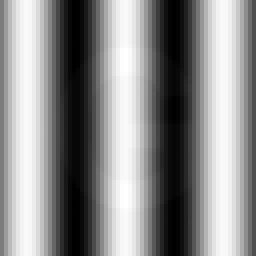
#> input picture CFT/Past_Onlines/21/Online_A1A2_FT/noisy_image.png, 64 x 64 px (shown 4 times larger)
$ python A.py
#> lines starting #> are read from the running program, lines starting #| are printed output that depends on the picture
import numpy as np
import matplotlib.pyplot as plt

# Load and preprocess the image
image = plt.imread('noisy_image.png')  # Replace with your image file path
#> image is the input picture: shape (64, 64, 4) float32; mean R, G, B, A 0.548, 0.548, 0.548, 1
# show the image
plt.figure()
plt.title('Original Image')
plt.imshow(image, cmap='gray')
plt.show()
if image.ndim == 3:
    image = np.mean(image, axis=2)  # Convert to grayscale
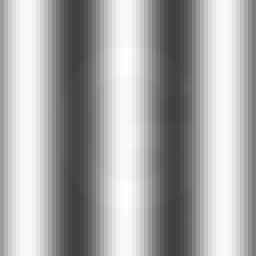
#> image: shape (64, 64) float32 (shown 4 times larger); min 0.25, max 1, mean 0.661
image = image / 255.0  # Normalize to range [0, 1]
print(image.shape)
#| (64, 64)
sample_rate = 1000

# ---------------------------------------------------------------------
# Step 1: Apply the (Discrete) Fourier Transform row by row.
# Each row of the image is a 1D signal; taking its FFT tells us which
# column-frequencies are present in that row.
# ---------------------------------------------------------------------
F = np.fft.fft(image, axis=1)          # FFT along each row
magnitude = np.abs(F)
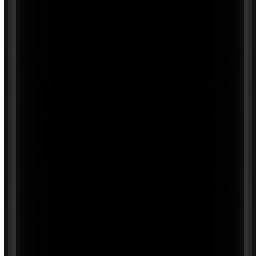
#> magnitude: shape (64, 64) float64 (shown 4 times larger); min 0.000161, max 0.167, mean 0.00569; drawn with min black and max white

# ---------------------------------------------------------------------
# Step 2: Figure out which frequencies are the noise.
# The secret letter is a smooth, low-frequency shape, so it only
# contributes strongly to the DC term and the very first frequency bin.
# The periodic vertical-stripe noise, on the other hand, shows up as a
# few sharp spikes sitting well above the rest of the spectrum.
# We find those spikes automatically by looking for bins (other than
# the DC bin) whose average magnitude across all rows is unusually
# high (mean + 2*std of the non-DC spectrum).
# ---------------------------------------------------------------------
avg_magnitude = np.mean(magnitude, axis=0)
#> avg_magnitude = 64 values, max 0.166 at index 0, min 0.000238 at index 29, mean 0.00569
avg_magnitude_no_dc = avg_magnitude.copy()
#> avg_magnitude_no_dc has the same summary as avg_magnitude
avg_magnitude_no_dc[0] = 0  # ignore the DC term when searching for noise

threshold = avg_magnitude_no_dc.mean() + 2 * avg_magnitude_no_dc.std()
#> threshold = 0.0175
noise_freqs = np.where(avg_magnitude_no_dc > threshold)[0]
#> noise_freqs = [2, 3, 61, 62]
print("Detected noise frequency bins:", noise_freqs)
#| Detected noise frequency bins: [ 2  3 61 62]

# ---------------------------------------------------------------------
# Step 3: Filter out the noise frequencies (notch filter) and invert.
# ---------------------------------------------------------------------
F_filtered = F.copy()
F_filtered[:, noise_freqs] = 0

denoised_image = np.real(np.fft.ifft(F_filtered, axis=1))
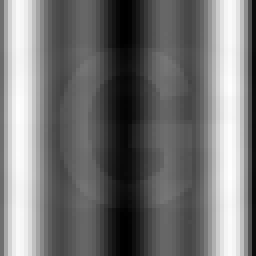
#> denoised_image: shape (64, 64) float64 (shown 4 times larger); min 0.00202, max 0.00328, mean 0.00259; drawn with min black and max white

# Rescale to [0, 1] so the recovered letter is easy to see
denoised_image = denoised_image - denoised_image.min()
denoised_image = denoised_image / denoised_image.max()
denoised_image = denoised_image * 255.0

plt.imsave('denoised_image.png', denoised_image, cmap='gray')
plt.figure()
plt.title('Denoised Image')
plt.imshow(denoised_image, cmap='gray')
plt.show()
